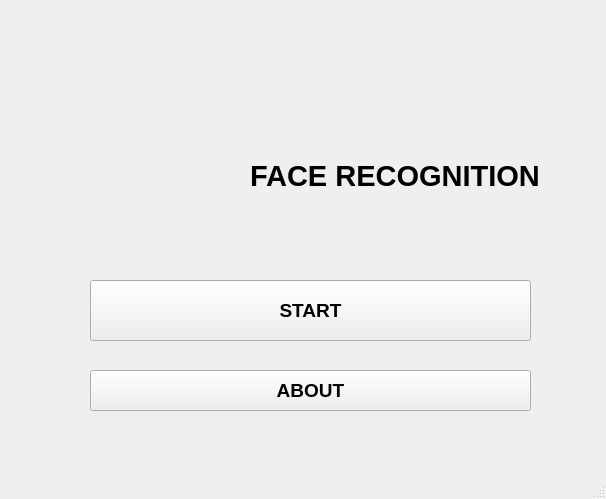
<?xml version="1.0" encoding="UTF-8"?>
<ui version="4.0">
 <class>MainWindow</class>
 <widget class="QMainWindow" name="MainWindow">
  <property name="geometry">
   <rect>
    <x>0</x>
    <y>0</y>
    <width>606</width>
    <height>499</height>
   </rect>
  </property>
  <property name="windowTitle">
   <string>Face Recognition</string>
  </property>
  <property name="windowIcon">
   <iconset>
    <normaloff>facial-recognition.png</normaloff>facial-recognition.png</iconset>
  </property>
  <widget class="QWidget" name="centralwidget">
   <widget class="QLabel" name="label">
    <property name="geometry">
     <rect>
      <x>40</x>
      <y>70</y>
      <width>171</width>
      <height>171</height>
     </rect>
    </property>
    <property name="styleSheet">
     <string notr="true"/>
    </property>
    <property name="text">
     <string/>
    </property>
    <property name="textFormat">
     <enum>Qt::AutoText</enum>
    </property>
    <property name="pixmap">
     <pixmap>facial-recognition.png</pixmap>
    </property>
    <property name="scaledContents">
     <bool>true</bool>
    </property>
   </widget>
   <widget class="QLabel" name="label_2">
    <property name="geometry">
     <rect>
      <x>250</x>
      <y>130</y>
      <width>311</width>
      <height>91</height>
     </rect>
    </property>
    <property name="font">
     <font>
      <pointsize>22</pointsize>
      <weight>75</weight>
      <bold>true</bold>
     </font>
    </property>
    <property name="text">
     <string>FACE RECOGNITION</string>
    </property>
   </widget>
   <widget class="QPushButton" name="Start">
    <property name="geometry">
     <rect>
      <x>90</x>
      <y>280</y>
      <width>441</width>
      <height>61</height>
     </rect>
    </property>
    <property name="font">
     <font>
      <pointsize>14</pointsize>
      <weight>75</weight>
      <bold>true</bold>
     </font>
    </property>
    <property name="text">
     <string>START</string>
    </property>
   </widget>
   <widget class="QPushButton" name="About">
    <property name="geometry">
     <rect>
      <x>90</x>
      <y>370</y>
      <width>441</width>
      <height>41</height>
     </rect>
    </property>
    <property name="font">
     <font>
      <pointsize>14</pointsize>
      <weight>75</weight>
      <bold>true</bold>
     </font>
    </property>
    <property name="text">
     <string>ABOUT</string>
    </property>
   </widget>
  </widget>
  <widget class="QStatusBar" name="statusbar"/>
 </widget>
 <resources>
  <include location="about us.qrc"/>
 </resources>
 <connections/>
</ui>
